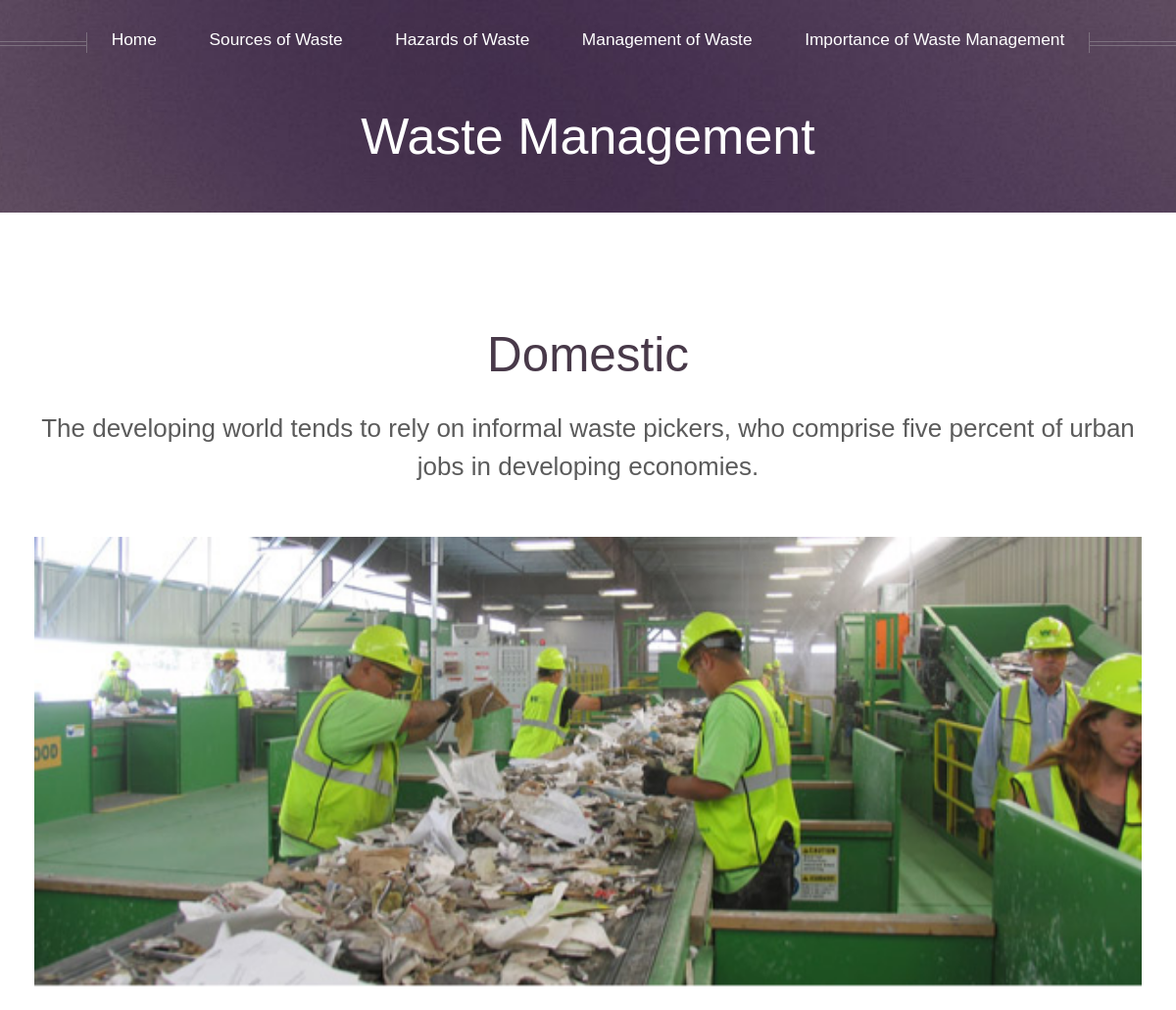
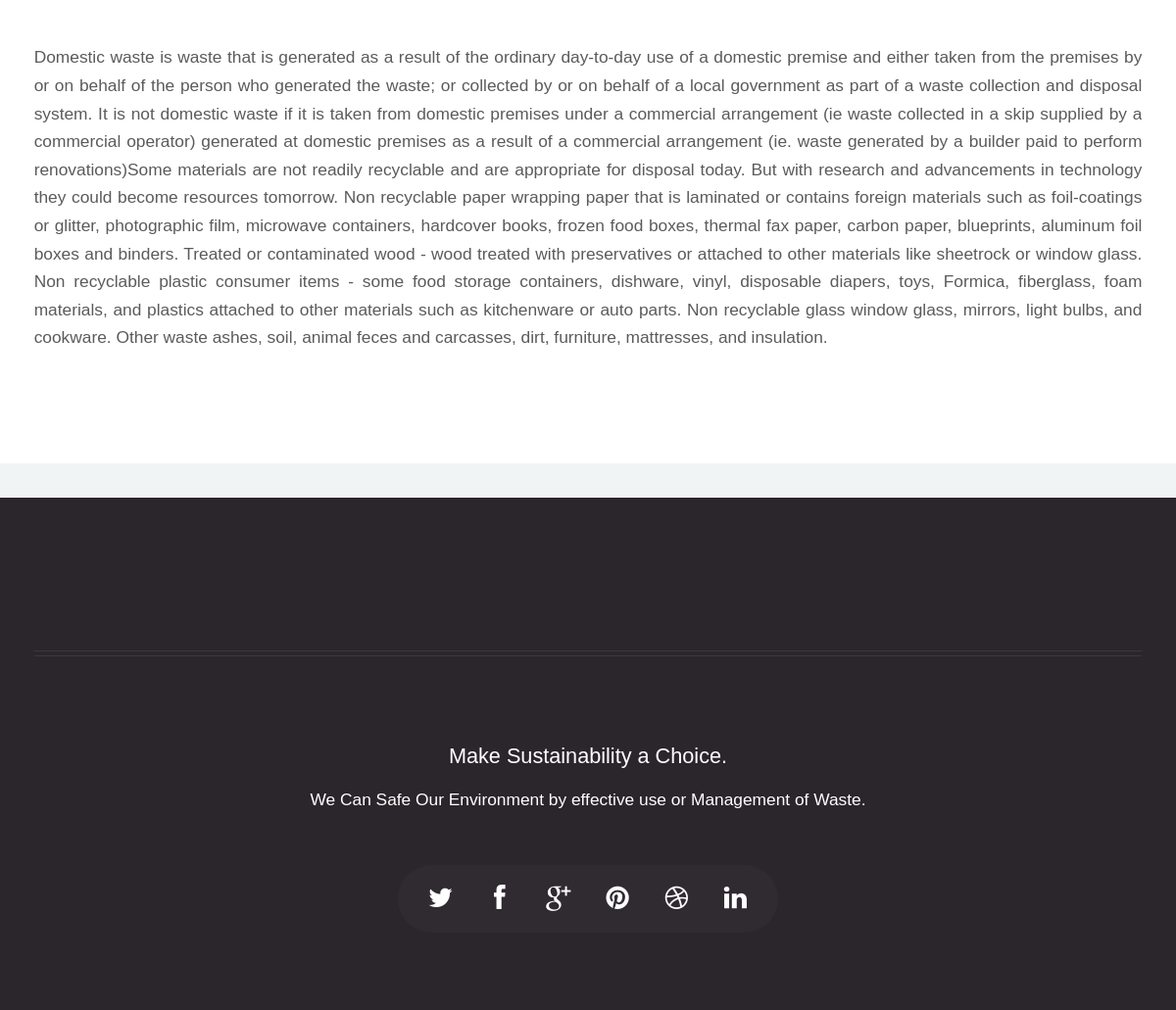
The page /submenu.php?p_id=0 on the database its author committed (2 pictures, top to bottom).
### tables this page shows
CREATE TABLE `tbl_content` (
  `content_id` int(10) NOT NULL,
  `content` text NOT NULL,
  `page_id` int(10) NOT NULL
);

CREATE TABLE `tbl_pages` (
  `page_id` int(10) NOT NULL,
  `page_name` text NOT NULL,
  `int_parent` int(10) NOT NULL
);

### submenu.php (the view, shortened to what this page needs)
<?php
	include_once("db/config.php");
	$page_title = '';
	$page_content = '';
	if(isset($_REQUEST["p_id"])){
		$page_id = $_REQUEST["p_id"];
		$query = "SELECT t1.page_name,t2.* FROM tbl_pages t1 INNER JOIN tbl_content t2 ON t1.page_id = $page_id and t1.page_id = t2.page_id";
		$result = $con->query($query);
		$row = mysqli_fetch_array($result);
		if($row != false){
			$page_title = $row["page_name"];
			$page_content = mysqli_real_escape_string($con,$row["content"]);
		}
	}
	else{
	}
?>
<!DOCTYPE HTML>
<html>
<head>
<?php include_once("files/script.php"); ?>
</head>
<body class="no-sidebar">
<div id="header">
  <div class="inner">
    <header>
      <h1><a href="index.php" id="logo">Waste Management</a></h1>
    </header>
  </div>
  <?php include_once("files/header.php"); ?>
</div>
<div class="wrapper style1">
  <div class="container">
    <div class="row">
      <div class="12u skel-cell-mainContent" id="content">
        <article id="main" class="special">
          <header>
            <h2><?php echo ucwords($page_title); ?></h2>
            <span class="byline"> The developing world tends to rely on informal waste pickers, who comprise five percent of urban jobs in developing economies. </span> </header>
          <a href="#" class="image featured"><img src="images/pic35.jpg" alt=""></a>
           <p><?php echo $page_content; ?></p>
      </div>
    </div>
  </div>
</div>
<div id="footer">
  <?php include_once("files/footer.php"); ?>
</div>
</body>
</html>

### files/script.php (shortened to what this page needs)
<?php
		$response= '
		<link href="css/style1.css" rel="stylesheet" type="text/css">
		<!--[if lte IE 8]>
		<script src="js/html5shiv.js"></script>
		<![endif]-->
		<script src="js/jquery.min.js"></script>
		<script src="js/jquery.dropotron.js"></script>
		<script src="js/skel.min.js"></script>
		<script src="js/skel-panels.min.js"></script>
		<script src="js/init.js"></script>
		<noscript>
		<link rel="stylesheet" href="css/skel-noscript.css">
		<link rel="stylesheet" href="css/style.css">
		<link rel="stylesheet" href="css/style-noscript.css">
		</noscript>
		<!--[if lte IE 8]>
		<link rel="stylesheet" href="css/ie8.css">
		<![endif]-->';
		echo $response;
?>

### files/header.php
<?php
include_once("db/config.php");
$query = "SELECT * FROM tbl_pages";
$result = $con->query($query);
$parent_1 = '';
$parent_2 = '';
$parent_3 = '';
while($row = mysqli_fetch_array($result)){
	$parent_id = $row["int_parent"];
	$page_id = $row["page_id"];
	$page_name = $row["page_name"];
	if($parent_id == 1){
		$parent_1 .=" <li class='submenu-item'><a href='submenu.php?p_id=$page_id'>$page_name</a></li>";
	}
	else if($parent_id == 2){
		$parent_2 .=" <li class='submenu-item'><a href='submenu.php?p_id=$page_id'>$page_name</a></li>";
	}
	else{
		$parent_3 .=" <li class='submenu-item'><a href='submenu.php?p_id=$page_id'>$page_name</a></li>";
	}
}
		$response='
			<nav id="nav">
				<ul>
				  <li><a href="index.php">Home</a></li>
				  <li> <a href="sources_of_waste.php"><span>Sources of Waste</span></a>
					<ul class="submenu">
					  '.$parent_1.'
					</ul>
				  </li>
				  <li><a href="hazards_of_waste.php">Hazards of Waste</a>
					<ul class="submenu">
					 '.$parent_2.'
					</ul>
				  </li>
				  <li><a href="management_of_waste.php">Management of Waste</a>
					<ul class="submenu">
					 '.$parent_3.'
					</ul>
				  </li>
				  <li><a href="importance_of_waste_management.php">Importance of Waste Management</a></li>
				</ul>
			</nav>';
		echo $response;
?>

### files/footer.php
<?php
	$response='
				<div class="container">
			<hr>
			<div class="row">
			  <div class="12u">
				<section class="contact">
				  <header>
					<h3>Make Sustainability a Choice.</h3>
				  </header>
				  <p>We Can Safe Our Environment by effective use or Management of Waste.</p>
				  <ul class="icons">
					<li><a href="#" class="icon icon-twitter"><span>Twitter</span></a></li>
					<li><a href="#" class="icon icon-facebook"><span>Facebook</span></a></li>
					<li><a href="#" class="icon icon-google-plus"><span>Google+</span></a></li>
					<li><a href="#" class="icon icon-pinterest"><span>Pinterest</span></a></li>
					<li><a href="#" class="icon icon-dribbble"><span>Dribbble</span></a></li>
					<li><a href="#" class="icon icon-linkedin"><span>Linkedin</span></a></li>
				  </ul>
				</section>
			  </div>
			</div>
		  </div>';
	echo $response;
?>

### css/style-wide.css (style rules this page uses)
body,input,textarea,select { font-size: 14pt; line-height: 1.75em; }

### css/style-normal.css (style rules this page uses)
.wrapper { padding-left: 2em; padding-right: 2em; }
#header .inner { padding-left: 2em; padding-right: 2em; }
#footer { padding-left: 2em; padding-right: 2em; }

### css/style-narrower.css (style rules this page uses)
body,input,textarea,select { font-size: 13pt; line-height: 1.65em; }
#footer { padding: 4em 2em 4em 2em; }

### rows shown on the page
tbl_content: page.page_name "Domestic", content "Domestic waste is waste that is generated as a result of the ordinary day-to-day use of a domestic premise and either taken from the premises by or on behalf of the person who generated the waste; or collected by or on behalf of a local government as part of a waste collection and disposal system. It is not domestic waste if it is taken from domestic premises under a commercial arrangement (ie waste collected in a skip supplied by a commercial operator) generated at domestic premises as a result of a commercial arrangement (ie. waste generated by a builder paid to perform renovations)Some materials are not readily recyclable and are appropriate for disposal today. But with research and…"
